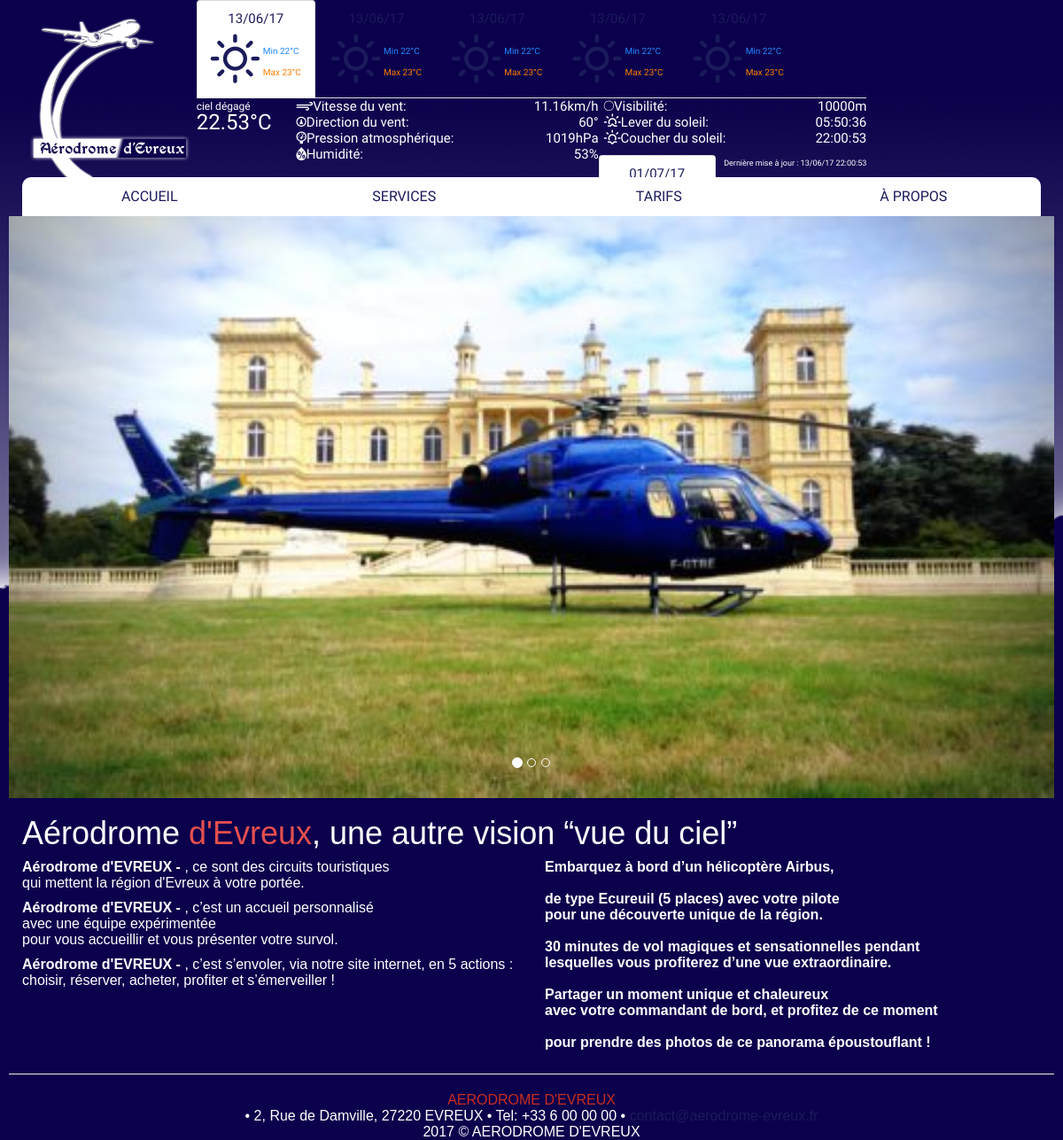
The page / on the database its author committed.
### tables this page shows
CREATE TABLE IF NOT EXISTS `meteo` (
`iDMeteo` int(5) NOT NULL,
  `weather` varchar(200) NOT NULL,
  `description` varchar(200) NOT NULL,
  `tempnow` varchar(200) NOT NULL,
  `pressure` varchar(200) NOT NULL,
  `humidity` varchar(200) NOT NULL,
  `tempsmin` varchar(200) NOT NULL,
  `tempsmax` varchar(200) NOT NULL,
  `visibility` varchar(200) NOT NULL,
  `windspeed` varchar(150) NOT NULL,
  `winddegree` varchar(200) NOT NULL,
  `sunrise` varchar(200) NOT NULL,
  `sunset` varchar(200) NOT NULL,
  `dt` varchar(200) NOT NULL
);

CREATE TABLE IF NOT EXISTS `correspondanceidweather` (
  `IDWeather` int(3) NOT NULL,
  `icone` varchar(30) NOT NULL
);

### inc/weather.php (the view, shortened to what this page needs)
<?php
require_once('connection.php');
$timezone = +2;
$reponse = $bdd->query('SELECT * FROM meteo');
while ($donnees = $reponse->fetch())
{
	$id = $donnees['weather'];
	$req = $bdd->query('SELECT icone FROM correspondanceidweather WHERE IDWeather = "'.$id.'"');
	$d = $req->fetch();
?>
<ul class="nav nav-tabs">
	<li class="active"><a data-toggle="tab" href="#today">
		<p class=date ><?php echo date("d/m/y", $donnees['sunrise'] + 3600 * $timezone);?></p>
		<i class="weathericone wi <?php echo $d['icone']?>"></i>
		<div class="secondarytemp">
			<p class=tempmin><?php echo 'Min ',$donnees['tempsmin'] - 273.15,'°C';?></p>
			<p class=tempmax><?php echo 'Max ',$donnees['tempsmax'] - 273.15,'°C';?></p>
		</div>
	</a></li>
    <li><a data-toggle="tab" href="#day1">
		<p class=date ><?php echo date("d/m/y", $donnees['sunrise'] + 3600 * $timezone);?></p>
		<i class="weathericone wi <?php echo $d['icone']?>"></i>
		<div class="secondarytemp">
			<p class=tempmin><?php echo 'Min ',$donnees['tempsmin'] - 273.15,'°C';?></p>
			<p class=tempmax><?php echo 'Max ',$donnees['tempsmax'] - 273.15,'°C';?></p>
		</div>
	</a></li>
    <li><a data-toggle="tab" href="#day2">
		<p class=date ><?php echo date("d/m/y", $donnees['sunrise'] + 3600 * $timezone);?></p>
		<i class="weathericone wi <?php echo $d['icone']?>"></i>
		<div class="secondarytemp">
			<p class=tempmin><?php echo 'Min ',$donnees['tempsmin'] - 273.15,'°C';?></p>
			<p class=tempmax><?php echo 'Max ',$donnees['tempsmax'] - 273.15,'°C';?></p>
		</div>
	</a></li>
	<li><a data-toggle="tab" href="#day3">
		<p class=date ><?php echo date("d/m/y", $donnees['sunrise'] + 3600 * $timezone);?></p>
		<i class="weathericone wi <?php echo $d['icone']?>"></i>
		<div class="secondarytemp">
			<p class=tempmin><?php echo 'Min ',$donnees['tempsmin'] - 273.15,'°C';?></p>
			<p class=tempmax><?php echo 'Max ',$donnees['tempsmax'] - 273.15,'°C';?></p>
		</div>
	</a></li>
	<li><a data-toggle="tab" href="#day4">
		<p class=date ><?php echo date("d/m/y", $donnees['sunrise'] + 3600 * $timezone);?></p>
		<i class="weathericone wi <?php echo $d['icone']?>"></i>
		<div class="secondarytemp">
			<p class=tempmin><?php echo 'Min ',$donnees['tempsmin'] - 273.15,'°C';?></p>
			<p class=tempmax><?php echo 'Max ',$donnees['tempsmax'] - 273.15,'°C';?></p>
		</div>
	</a></li>
</ul>
<div class="tab-content">
	<div id="today" class="tab-pane fade in active">
		<div class="leftmet">
			<div class="description"><?php echo $donnees['description'].' ';?></div><br>
			<div class="maintemp"><?php echo $donnees['tempnow'] - 273.15.'°C';?></div>
		</div>
		<div class="centermet">
			<ul class="meteolist">
				<li>
					<span><i class="wi wi-strong-wind"></i>Vitesse du vent:</span>
					<?php echo $donnees['windspeed'] * 3.6,'km/h';?>
				</li>
				<li>
					<span><i class="wi wi-wind-direction"></i>Direction du vent:</span>
					<?php echo $donnees['winddegree'].'°';?>
				</li>
				<li class="pressure">
					<span><i class="wi wi-barometer"></i>Pression atmosphérique:</span>
					<?php echo $donnees['pressure'],'hPa';?>
				</li>
				<li class="humidity">
					<span><i class="wi wi-humidity"></i>Humidité:</span>
					<?php echo $donnees['humidity'].'%';?>
				</li>
			</ul>
		</div>
		<div class="rightmet">
			<ul class="meteolist">
				<li class="visibility">
					<span><i class="wi wi-moon-new"></i>Visibilité:</span>
					<?php echo $donnees['visibility'].'m';?>
				</li>
				<li class="sunrise">
					<span><i class="wi wi-sunrise"></i>Lever du soleil:</span>
					<?php echo date("H:i:s", $donnees['sunrise'] + 3600 * $timezone);?>
				</li>
				<li class="sunset">
					<span><i class="wi wi-sunset"></i>Coucher du soleil:</span>
					<?php echo date("H:i:s", $donnees['sunset'] + 3600 * $timezone);?>
				</li>
			</ul>
		</div>
		<div class="lastupdate">
			<?php echo 'Dernière mise à jour : ',date("d/m/y H:i:s", $donnees['sunset'] + 3600 * $timezone);?>
		</div>
		<?php
		}
		$reponse->closeCursor(); ?>
	</div>
</div>
</div>

### css/main.css (style rules this page uses)
.container { padding-right: 10px; padding-left: 10px; margin-right: auto; margin-left: auto; background: url('../img/background.jpg') top center no-repeat fixed; font: 16px/18px sans-serif; color: #ffffff; -webkit-background-size: cover; -moz-background-size: cover; -o-background-size: cover; background-size: cover; text-align: justify; }
@media (min-width: 768px) { .container { width: 750px; } }
@media (min-width: 992px) { .container { width: 970px; } }
@media (min-width: 1200px) { .container { width: 1170px; } }
a { color: #1b1b5c; }
.weathericone { color: #1b1b5c; font-size: 50px; }
.description { display:inline-block; font-size: 12px; }
.date { text-align: center; color: #1b1b5c; }
.tempmin { color: #2388ff; }
.tempmax { color: #ff7f00; }
.maintemp { font-size: 1.6em; display: inline-block; }
.secondarytemp { font-size: 10px; display: inline-block; }
.leftmet { width: 14%; }
.centermet { width: 46%; }
.rightmet { width: 40%; }
.meteolist { padding: 0% !important; margin-left: 2%; text-align: right; }
.meteolist > li > span { float: left; }
.meteolist > li { display: block; }
.lastupdate { display: inline-block; font-size: xx-small; float: right !important; }
.tab-pane div { float: left; }

### rows shown on the page
meteo: sunrise "13/06/17", $donnees['tempsmin']-273.15 "22", $donnees['tempsmax']-273.15 "23", description "ciel dégagé", $donnees['tempnow']-273.15 "22.53", $donnees['windspeed']*3.6 "11.16", winddegree "60", pressure "1019", humidity "53", visibility "10000", sunrise "05:50:36", sunset "22:00:53", sunset "13/06/17 22:00:53"
meteo: sunrise "01/07/17"
